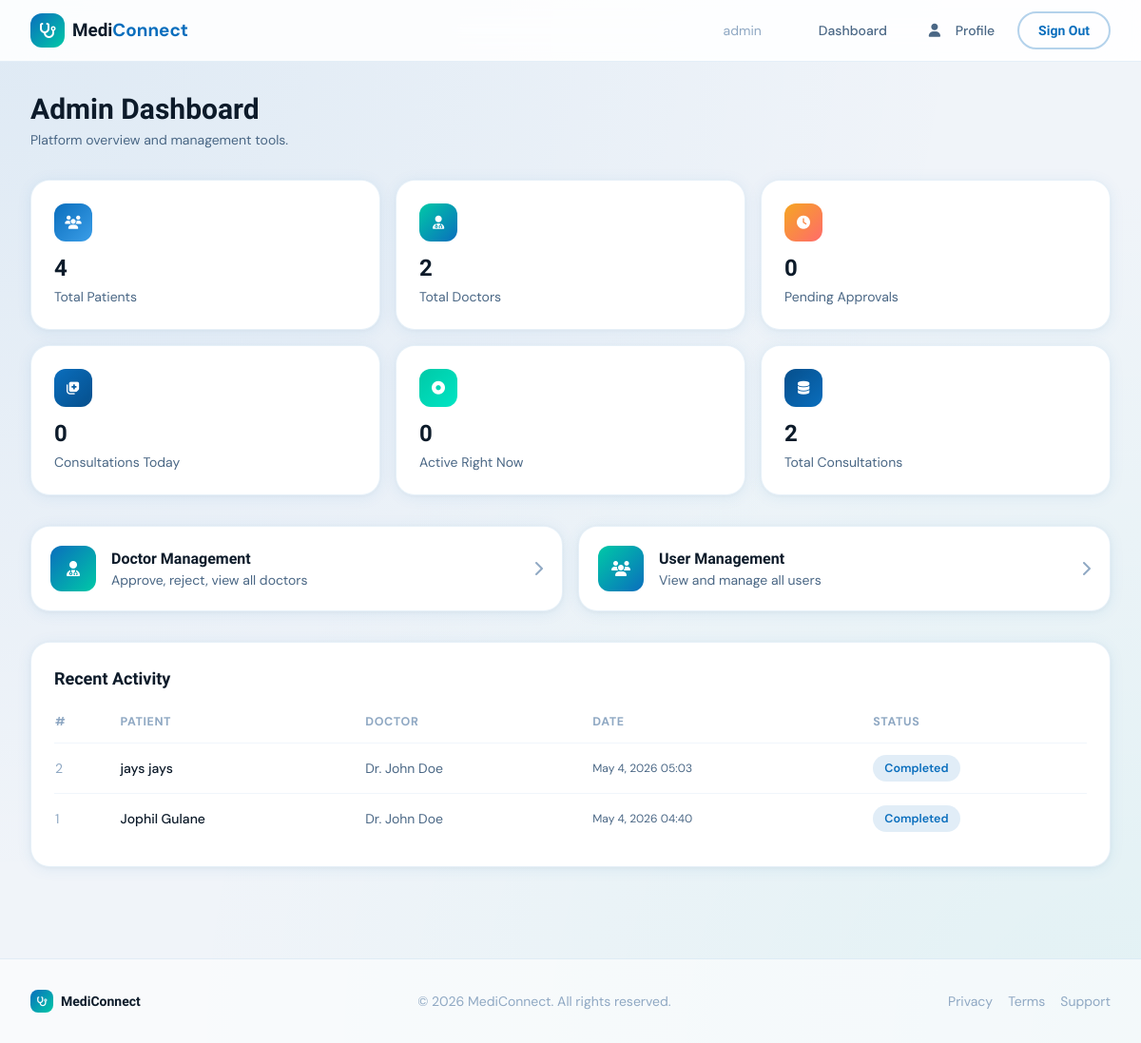
/dashboard/admin/ (signed in), run on an earlier commit of the app's database.
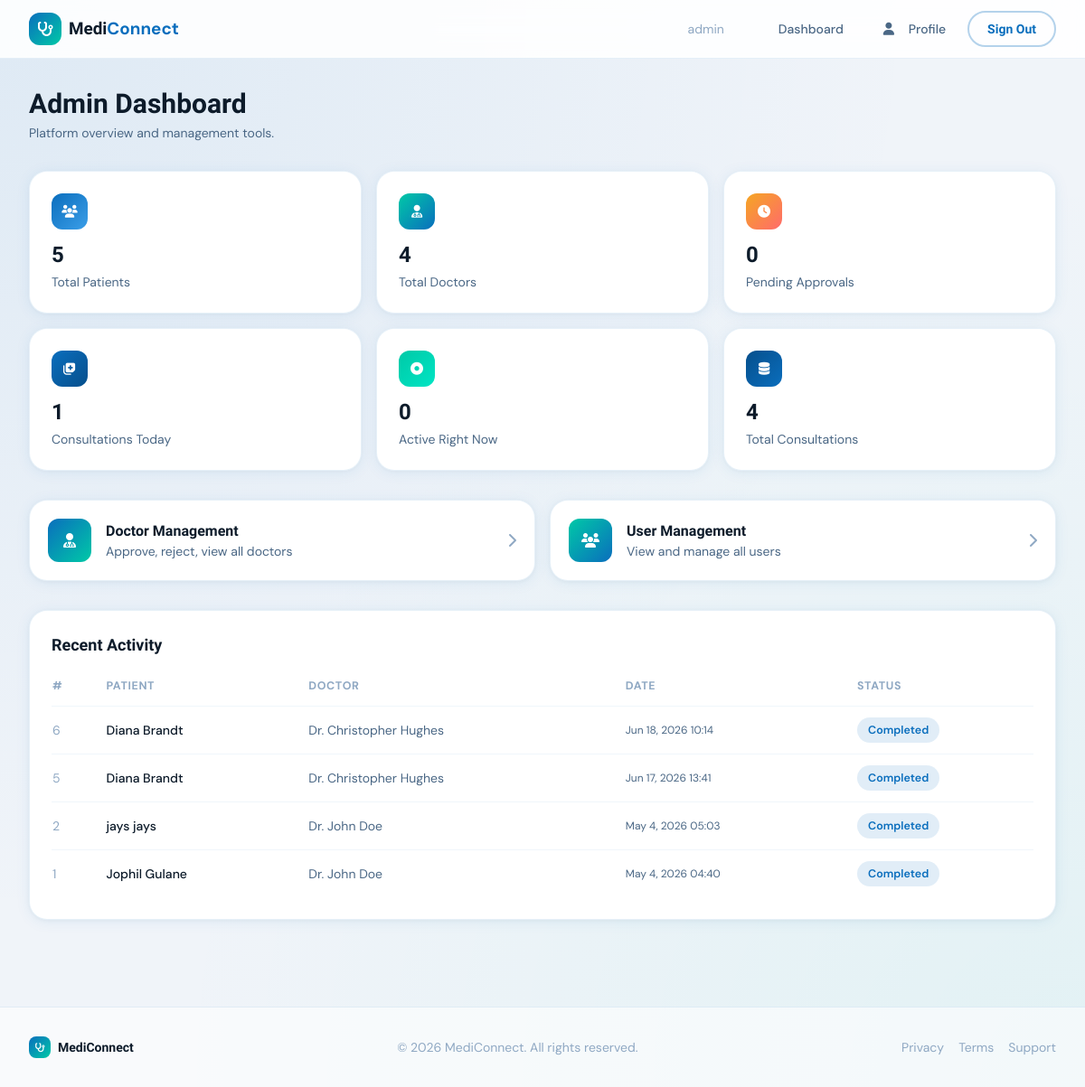
And on a later commit of the database.
### consultations/models.py (models this page shows, shortened)
class Consultation(models.Model):
    STATUS_CHOICES = [
        ('pending', 'Pending'),
        ('active', 'Active'),
        ('completed', 'Completed'),
        ('cancelled', 'Cancelled'),
    ]
    patient = models.ForeignKey(User, on_delete=models.CASCADE, related_name='patient_consultations')
    doctor = models.ForeignKey(User, on_delete=models.CASCADE, related_name='doctor_consultations')
    status = models.CharField(max_length=15, choices=STATUS_CHOICES, default='pending')
    symptoms_description = models.TextField()
    created_at = models.DateTimeField(auto_now_add=True)
    started_at = models.DateTimeField(null=True, blank=True)
    ended_at = models.DateTimeField(null=True, blank=True)
    prescription_ready = models.BooleanField(default=False)
    class Meta:
        ordering = ['-created_at']
        verbose_name = 'Consultation'
        verbose_name_plural = 'Consultations'

### accounts/models.py (models this page shows, shortened)
class User(AbstractUser):
    ROLE_CHOICES = [
        ('patient', 'Patient'),
        ('doctor', 'Doctor'),
        ('admin', 'Admin'),
    ]
    role = models.CharField(max_length=10, choices=ROLE_CHOICES, default='patient')
    phone = models.CharField(max_length=20, blank=True)
    profile_picture = models.ImageField(upload_to='profile_pics/', blank=True, null=True)
    def is_admin_user(self):
        return self.role == 'admin'
    class Meta:
        ordering = ['username']
        verbose_name = 'User'
        verbose_name_plural = 'Users'

### dashboard/views.py (the view)
# urls.py: path('admin/', views.admin_home, name='admin_home'),
@admin_required
def admin_home(request):
    stats = {
        'total_patients': User.objects.filter(role='patient').count(),
        'total_doctors': User.objects.filter(role='doctor').count(),
        'pending_doctors': DoctorProfile.objects.filter(is_verified=False).count(),
        'consultations_today': Consultation.objects.filter(
            created_at__date=timezone.now().date()
        ).count(),
        'active_consultations': Consultation.objects.filter(status='active').count(),
        'total_consultations': Consultation.objects.count(),
    }
    recent_consultations = Consultation.objects.select_related(
        'patient', 'doctor'
    ).order_by('-created_at')[:10]
    return render(request, 'dashboard/admin_home.html', {
        'stats': stats,
        'recent_consultations': recent_consultations,
    })

### templates/dashboard/admin_home.html (shortened to what the changed rows need)
{% extends 'base.html' %}
{% block content %}
<div class="mb-8">
  <h1 class="text-3xl font-bold" style="font-family:'Sora',sans-serif; color:#0D1B2A;">Admin Dashboard</h1>
</div>
<div class="grid grid-cols-2 lg:grid-cols-3 gap-4 mb-8">
  <div class="mc-card p-6 animate-slide-up" data-stagger>
    <div class="w-10 h-10 rounded-xl flex items-center justify-center text-white mb-3" style="background:linear-gradient(135deg,#0A6EBD,#3B9EE8);">
      <i class="fa-solid fa-users text-sm"></i>
    </div>
    <p class="text-2xl font-bold" style="font-family:'Sora',sans-serif;">{{ stats.total_patients }}</p>
    <p class="text-sm mt-1" style="color:#4A6785;">Total Patients</p>
  </div>
  <div class="mc-card p-6 animate-slide-up" data-stagger>
    <div class="w-10 h-10 rounded-xl flex items-center justify-center text-white mb-3" style="background:linear-gradient(135deg,#00C9A7,#0A6EBD);">
      <i class="fa-solid fa-user-doctor text-sm"></i>
    </div>
    <p class="text-2xl font-bold" style="font-family:'Sora',sans-serif;">{{ stats.total_doctors }}</p>
    <p class="text-sm mt-1" style="color:#4A6785;">Total Doctors</p>
  </div>
  <div class="mc-card p-6 animate-slide-up" data-stagger>
    <div class="w-10 h-10 rounded-xl flex items-center justify-center text-white mb-3" style="background:linear-gradient(135deg,#0A6EBD,#064F8C);">
      <i class="fa-solid fa-notes-medical text-sm"></i>
    </div>
    <p class="text-2xl font-bold" style="font-family:'Sora',sans-serif;">{{ stats.consultations_today }}</p>
    <p class="text-sm mt-1" style="color:#4A6785;">Consultations Today</p>
  </div>
  <div class="mc-card p-6 animate-slide-up" data-stagger>
    <div class="w-10 h-10 rounded-xl flex items-center justify-center text-white mb-3" style="background:linear-gradient(135deg,#064F8C,#0A6EBD);">
      <i class="fa-solid fa-database text-sm"></i>
    </div>
    <p class="text-2xl font-bold" style="font-family:'Sora',sans-serif;">{{ stats.total_consultations }}</p>
    <p class="text-sm mt-1" style="color:#4A6785;">Total Consultations</p>
  </div>
</div>
<div class="mc-card p-6">
  <h2 class="text-lg font-semibold mb-5" style="font-family:'Sora',sans-serif;">Recent Activity</h2>
  {% if recent_consultations %}
  <div class="overflow-x-auto">
    <table class="w-full text-sm">
      <thead>
        <tr class="text-left" style="color:#8FA8C3; font-size:0.78rem; text-transform:uppercase; letter-spacing:0.05em;">
          <th class="pb-3 pr-4">#</th>
          <th class="pb-3 pr-4">Patient</th>
          <th class="pb-3 pr-4">Doctor</th>
          <th class="pb-3 pr-4">Date</th>
          <th class="pb-3">Status</th>
        </tr>
      </thead>
      <tbody>
        {% for c in recent_consultations %}
        <tr class="border-t" style="border-color:rgba(10,110,189,0.06);">
          <td class="py-3 pr-4" style="color:#8FA8C3;">{{ c.pk }}</td>
          <td class="py-3 pr-4 font-medium" style="color:#0D1B2A;">{{ c.patient.get_full_name }}</td>
          <td class="py-3 pr-4" style="color:#4A6785;">Dr. {{ c.doctor.get_full_name }}</td>
          <td class="py-3 pr-4 text-xs" style="color:#4A6785;">{{ c.created_at|date:"M j, Y H:i" }}</td>
          <td class="py-3"><span class="status-badge badge-{{ c.status }}">{{ c.get_status_display }}</span></td>
        </tr>
        {% endfor %}
      </tbody>
    </table>
  </div>
  {% else %}
  <p class="text-center py-8" style="color:#8FA8C3;">No consultations yet.</p>
  {% endif %}
</div>
{% endblock %}

What changed in the data, as far as the page shows it:
added Consultation: pk "6", patient.get_full_name "Diana Brandt", doctor.get_full_name "Christopher Hughes", created_at "Jun 18, 2026 10:14", status "Completed"
added Consultation: pk "5", patient.get_full_name "Diana Brandt", doctor.get_full_name "Christopher Hughes", created_at "Jun 17, 2026 13:41", status "Completed"
Also different on the page:
{{ stats.total_patients }}: "4" → "5"
{{ stats.total_doctors }}: "2" → "4"
{{ stats.consultations_today }}: "0" → "1"
{{ stats.total_consultations }}: "2" → "4"
